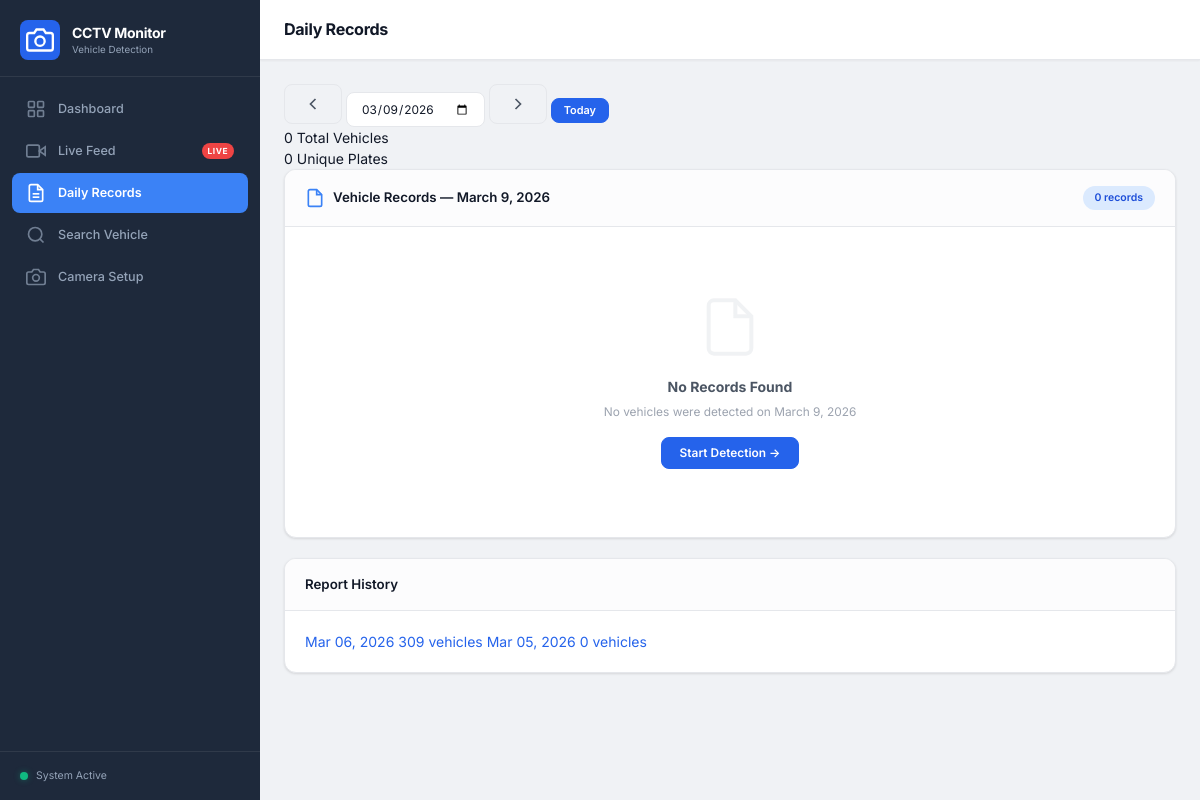
The app's page /records/, older data.
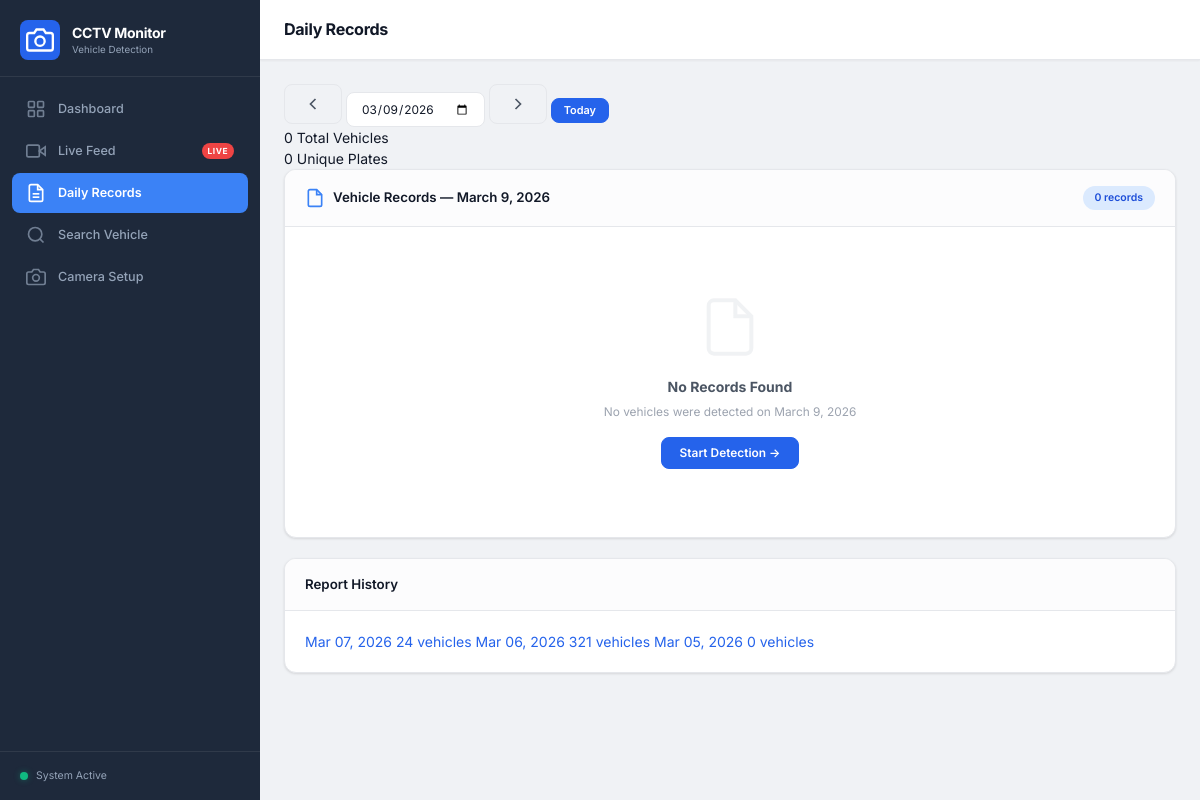
The same page, newer data.
### vehicles/models.py (models this page shows, shortened)
class DailyReport(models.Model):
    date = models.DateField(unique=True, db_index=True)
    total_vehicles = models.IntegerField(default=0)
    total_cars = models.IntegerField(default=0)
    total_trucks = models.IntegerField(default=0)
    total_buses = models.IntegerField(default=0)
    total_motorcycles = models.IntegerField(default=0)
    total_autos = models.IntegerField(default=0)
    total_unknown = models.IntegerField(default=0)
    unique_plates = models.IntegerField(default=0)
    created_at = models.DateTimeField(auto_now_add=True)
    updated_at = models.DateTimeField(auto_now=True)
    class Meta:
        ordering = ['-date']
        verbose_name = "Daily Report"
        verbose_name_plural = "Daily Reports"

### vehicles/views.py (the view)
# urls.py: path('records/', views.daily_records, name='daily_records'),
def daily_records(request):
    selected_date = request.GET.get('date', date.today().isoformat())
    try:
        selected_date = date.fromisoformat(selected_date)
    except ValueError:
        selected_date = date.today()
    records = VehicleRecord.objects.filter(detected_at__date=selected_date)
    type_counts = records.values('vehicle_type').annotate(count=Count('id'))
    report = DailyReport.objects.filter(date=selected_date).first()
    all_reports = DailyReport.objects.all()[:30]
    context = {
        'selected_date': selected_date,
        'records': records,
        'type_counts': type_counts,
        'report': report,
        'all_reports': all_reports,
        'total_count': records.count(),
        'unique_plates': records.exclude(
            license_plate='UNREADABLE'
        ).values('license_plate').distinct().count(),
    }
    return render(request, 'vehicles/daily_records.html', context)

### vehicles/templates/vehicles/daily_records.html (shortened to what the changed rows need)
{% extends "vehicles/base.html" %}
{% load static %}
{% block page_title %}Daily Records{% endblock %}
{% block content %}
<div class="records-container">
    <div class="card" id="records-table-card">
        <div class="card__header">
            <h2 class="card__title">
                <svg width="20" height="20" viewBox="0 0 24 24" fill="none" stroke="currentColor" stroke-width="2">
                    <path d="M14 2H6a2 2 0 0 0-2 2v16a2 2 0 0 0 2 2h12a2 2 0 0 0 2-2V8z" />
                    <polyline points="14 2 14 8 20 8" />
                </svg>
                Vehicle Records — {{ selected_date|date:"F j, Y" }}
            </h2>
        </div>
    </div>
    <div class="card" id="history-card">
        <div class="card__body">
            {% if all_reports %}
            <div class="report-history-list">
                {% for rpt in all_reports %}
                <a href="?date={{ rpt.date|date:'Y-m-d' }}"
                    class="report-history-item {% if rpt.date == selected_date %}active{% endif %}">
                    <span class="report-date">{{ rpt.date|date:"M d, Y" }}</span>
                    <span class="report-count">{{ rpt.total_vehicles }} vehicles</span>
                </a>
                {% endfor %}
            </div>
            {% else %}
            <p class="text-muted text-center">No reports available</p>
            {% endif %}
        </div>
    </div>
</div>
{% endblock %}

Row changes from the older to the newer data that the page shows:
added DailyReport: date "Mar 07, 2026", total_vehicles "24"
changed DailyReport "Mar 06, 2026": total_vehicles "309" → "321"
